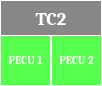
     <widget class="QFrame" name="tc2_pecu_frame">
      <property name="geometry">
       <rect>
        <x>300</x>
        <y>450</y>
        <width>102</width>
        <height>86</height>
       </rect>
      </property>
      <property name="styleSheet">
       <string notr="true">background-color: rgba(255, 255, 255, 0);
border: 1px solid rgb(255, 255, 255);
border-radius: 0px;</string>
      </property>
      <property name="frameShape">
       <enum>QFrame::StyledPanel</enum>
      </property>
      <property name="frameShadow">
       <enum>QFrame::Raised</enum>
      </property>
      <widget class="QLabel" name="tc2_header">
       <property name="geometry">
        <rect>
         <x>0</x>
         <y>0</y>
         <width>102</width>
         <height>36</height>
        </rect>
       </property>
       <property name="font">
        <font>
         <family>Cambria</family>
         <pointsize>14</pointsize>
         <weight>75</weight>
         <bold>true</bold>
        </font>
       </property>
       <property name="styleSheet">
        <string notr="true">color: rgb(255, 255, 255);
background-color: rgba(98, 97, 97, 193);
border: 1px solid rgb(255, 255, 255);
border-radius: 0;
</string>
       </property>
       <property name="text">
        <string>TC2</string>
       </property>
       <property name="alignment">
        <set>Qt::AlignCenter</set>
       </property>
      </widget>
      <widget class="QLabel" name="tc2_pecu_1">
       <property name="geometry">
        <rect>
         <x>0</x>
         <y>35</y>
         <width>51</width>
         <height>51</height>
        </rect>
       </property>
       <property name="font">
        <font>
         <family>Cambria</family>
         <pointsize>8</pointsize>
         <weight>75</weight>
         <bold>true</bold>
        </font>
       </property>
       <property name="styleSheet">
        <string notr="true">color: rgb(255, 255, 255);
background-color: rgba(13, 255, 0, 178);
border: 1px solid rgb(255, 255, 255);
border-radius: 0;
</string>
       </property>
       <property name="text">
        <string>PECU 1</string>
       </property>
       <property name="alignment">
        <set>Qt::AlignCenter</set>
       </property>
      </widget>
      <widget class="QLabel" name="tc2_pecu_2">
       <property name="geometry">
        <rect>
         <x>51</x>
         <y>35</y>
         <width>51</width>
         <height>51</height>
        </rect>
       </property>
       <property name="font">
        <font>
         <family>Cambria</family>
         <pointsize>8</pointsize>
         <weight>75</weight>
         <bold>true</bold>
        </font>
       </property>
       <property name="styleSheet">
        <string notr="true">color: rgb(255, 255, 255);
background-color: rgba(13, 255, 0, 178);
border: 1px solid rgb(255, 255, 255);
border-radius: 0;
</string>
       </property>
       <property name="text">
        <string>PECU 2</string>
       </property>
       <property name="alignment">
        <set>Qt::AlignCenter</set>
       </property>
      </widget>
     </widget>
